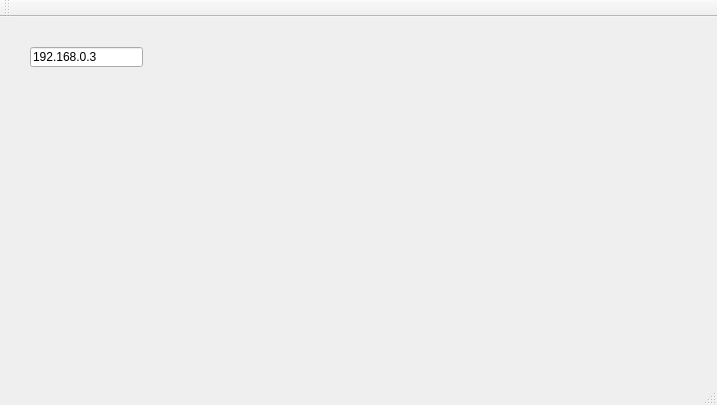
<?xml version="1.0" encoding="UTF-8"?>
<ui version="4.0">
 <class>MainWindow</class>
 <widget class="QMainWindow" name="MainWindow">
  <property name="geometry">
   <rect>
    <x>0</x>
    <y>0</y>
    <width>717</width>
    <height>405</height>
   </rect>
  </property>
  <property name="windowTitle">
   <string>MainWindow</string>
  </property>
  <widget class="QWidget" name="centralWidget">
   <widget class="QLineEdit" name="lineEdit">
    <property name="geometry">
     <rect>
      <x>30</x>
      <y>30</y>
      <width>113</width>
      <height>20</height>
     </rect>
    </property>
    <property name="text">
     <string>192.168.0.3</string>
    </property>
   </widget>
  </widget>
  <widget class="QMenuBar" name="menuBar">
   <property name="geometry">
    <rect>
     <x>0</x>
     <y>0</y>
     <width>717</width>
     <height>23</height>
    </rect>
   </property>
  </widget>
  <widget class="QToolBar" name="mainToolBar">
   <attribute name="toolBarArea">
    <enum>TopToolBarArea</enum>
   </attribute>
   <attribute name="toolBarBreak">
    <bool>false</bool>
   </attribute>
  </widget>
  <widget class="QStatusBar" name="statusBar"/>
 </widget>
 <layoutdefault spacing="6" margin="11"/>
 <resources/>
 <connections/>
</ui>
